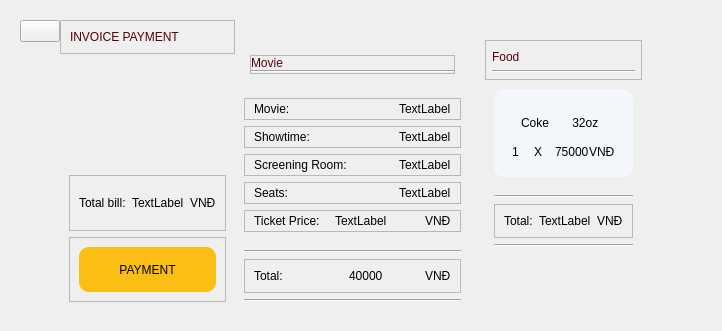
     <widget class="QWidget" name="pageHoaDon">
      <layout class="QGridLayout" name="gridLayout_3">
       <item row="0" column="0">
        <widget class="QWidget" name="widget_101" native="true">
         <layout class="QHBoxLayout" name="horizontalLayout_27">
          <property name="spacing">
           <number>0</number>
          </property>
          <item alignment="Qt::AlignLeft|Qt::AlignTop">
           <widget class="QWidget" name="widget_102" native="true">
            <layout class="QGridLayout" name="gridLayout_4">
             <property name="leftMargin">
              <number>0</number>
             </property>
             <property name="topMargin">
              <number>0</number>
             </property>
             <property name="rightMargin">
              <number>0</number>
             </property>
             <property name="bottomMargin">
              <number>0</number>
             </property>
             <property name="spacing">
              <number>0</number>
             </property>
             <item row="0" column="0">
              <widget class="QPushButton" name="pushButton_BackProductCatalog">
               <property name="text">
                <string/>
               </property>
               <property name="icon">
                <iconset resource="../../utils/resources.qrc">
                 <normaloff>:/RedIcons/images/icons/RedIcons/arrow-left_ic.svg</normaloff>:/RedIcons/images/icons/RedIcons/arrow-left_ic.svg</iconset>
               </property>
               <property name="iconSize">
                <size>
                 <width>32</width>
                 <height>32</height>
                </size>
               </property>
              </widget>
             </item>
            </layout>
           </widget>
          </item>
          <item alignment="Qt::AlignLeft">
           <widget class="QWidget" name="widget_105" native="true">
            <layout class="QVBoxLayout" name="verticalLayout_120">
             <property name="spacing">
              <number>0</number>
             </property>
             <property name="leftMargin">
              <number>0</number>
             </property>
             <property name="topMargin">
              <number>0</number>
             </property>
             <property name="rightMargin">
              <number>0</number>
             </property>
             <property name="bottomMargin">
              <number>0</number>
             </property>
             <item alignment="Qt::AlignTop">
              <widget class="QWidget" name="widget_106" native="true">
               <layout class="QVBoxLayout" name="verticalLayout_121">
                <property name="spacing">
                 <number>0</number>
                </property>
                <property name="leftMargin">
                 <number>0</number>
                </property>
                <property name="topMargin">
                 <number>0</number>
                </property>
                <property name="rightMargin">
                 <number>0</number>
                </property>
                <property name="bottomMargin">
                 <number>0</number>
                </property>
                <item alignment="Qt::AlignTop">
                 <widget class="QFrame" name="frame_19">
                  <property name="frameShape">
                   <enum>QFrame::StyledPanel</enum>
                  </property>
                  <property name="frameShadow">
                   <enum>QFrame::Raised</enum>
                  </property>
                  <layout class="QVBoxLayout" name="verticalLayout_122">
                   <item alignment="Qt::AlignTop">
                    <widget class="QLabel" name="label_4">
                     <property name="styleSheet">
                      <string notr="true">font: 87 18pt &quot;Segoe UI Black&quot;;
	color: rgb(86, 0, 8);</string>
                     </property>
                     <property name="text">
                      <string>INVOICE PAYMENT</string>
                     </property>
                    </widget>
                   </item>
                  </layout>
                 </widget>
                </item>
               </layout>
              </widget>
             </item>
             <item>
              <widget class="QWidget" name="widget_107" native="true">
               <layout class="QVBoxLayout" name="verticalLayout_123">
                <item>
                 <widget class="QFrame" name="frame_20">
                  <property name="frameShape">
                   <enum>QFrame::StyledPanel</enum>
                  </property>
                  <property name="frameShadow">
                   <enum>QFrame::Raised</enum>
                  </property>
                  <layout class="QHBoxLayout" name="horizontalLayout_73">
                   <item>
                    <widget class="QLabel" name="label_23">
                     <property name="styleSheet">
                      <string notr="true">font: 87 14pt &quot;Segoe UI Black&quot;;
color: rgb(0, 0, 0);</string>
                     </property>
                     <property name="text">
                      <string>Total bill:</string>
                     </property>
                    </widget>
                   </item>
                   <item alignment="Qt::AlignHCenter">
                    <widget class="QLabel" name="label_TotalBill">
                     <property name="styleSheet">
                      <string notr="true">font: 75 bold 10pt &quot;MS Shell Dlg 2&quot;;</string>
                     </property>
                     <property name="text">
                      <string>TextLabel</string>
                     </property>
                    </widget>
                   </item>
                   <item alignment="Qt::AlignRight">
                    <widget class="QLabel" name="label_128">
                     <property name="text">
                      <string>VNĐ</string>
                     </property>
                    </widget>
                   </item>
                  </layout>
                 </widget>
                </item>
                <item alignment="Qt::AlignTop">
                 <widget class="QFrame" name="frame_21">
                  <property name="frameShape">
                   <enum>QFrame::StyledPanel</enum>
                  </property>
                  <property name="frameShadow">
                   <enum>QFrame::Raised</enum>
                  </property>
                  <layout class="QVBoxLayout" name="verticalLayout_125">
                   <item alignment="Qt::AlignTop">
                    <widget class="QPushButton" name="pushButtonPayment">
                     <property name="minimumSize">
                      <size>
                       <width>0</width>
                       <height>45</height>
                      </size>
                     </property>
                     <property name="styleSheet">
                      <string notr="true">font: 87 16pt &quot;Segoe UI Black&quot;;
color: rgb(0, 0, 0);
background-color: rgb(251, 190, 20);
border-radius: 10px;</string>
                     </property>
                     <property name="text">
                      <string>PAYMENT</string>
                     </property>
                    </widget>
                   </item>
                  </layout>
                 </widget>
                </item>
               </layout>
              </widget>
             </item>
            </layout>
           </widget>
          </item>
          <item alignment="Qt::AlignTop">
           <widget class="QWidget" name="widget_103" native="true">
            <property name="minimumSize">
             <size>
              <width>250</width>
              <height>0</height>
             </size>
            </property>
            <property name="maximumSize">
             <size>
              <width>200</width>
              <height>16777215</height>
             </size>
            </property>
            <layout class="QVBoxLayout" name="verticalLayout_29">
             <property name="spacing">
              <number>0</number>
             </property>
             <property name="leftMargin">
              <number>0</number>
             </property>
             <property name="topMargin">
              <number>15</number>
             </property>
             <property name="rightMargin">
              <number>15</number>
             </property>
             <property name="bottomMargin">
              <number>0</number>
             </property>
             <item alignment="Qt::AlignTop">
              <widget class="QWidget" name="widget_108" native="true">
               <layout class="QVBoxLayout" name="verticalLayout_127">
                <property name="leftMargin">
                 <number>15</number>
                </property>
                <property name="topMargin">
                 <number>20</number>
                </property>
                <property name="rightMargin">
                 <number>15</number>
                </property>
                <property name="bottomMargin">
                 <number>15</number>
                </property>
                <item>
                 <widget class="QFrame" name="frame_26">
                  <property name="frameShape">
                   <enum>QFrame::StyledPanel</enum>
                  </property>
                  <property name="frameShadow">
                   <enum>QFrame::Raised</enum>
                  </property>
                  <layout class="QVBoxLayout" name="verticalLayout_124">
                   <property name="spacing">
                    <number>0</number>
                   </property>
                   <property name="leftMargin">
                    <number>0</number>
                   </property>
                   <property name="topMargin">
                    <number>0</number>
                   </property>
                   <property name="rightMargin">
                    <number>0</number>
                   </property>
                   <property name="bottomMargin">
                    <number>0</number>
                   </property>
                   <item>
                    <widget class="QLabel" name="label_25">
                     <property name="styleSheet">
                      <string notr="true">font: 87 16pt &quot;Segoe UI Black&quot;;
	color: rgb(86, 0, 8);</string>
                     </property>
                     <property name="text">
                      <string>Movie</string>
                     </property>
                    </widget>
                   </item>
                   <item>
                    <widget class="Line" name="line_3">
                     <property name="orientation">
                      <enum>Qt::Horizontal</enum>
                     </property>
                    </widget>
                   </item>
                  </layout>
                 </widget>
                </item>
               </layout>
              </widget>
             </item>
             <item>
              <widget class="QWidget" name="widget_109" native="true">
               <layout class="QVBoxLayout" name="verticalLayout_17">
                <item>
                 <widget class="QFrame" name="frame_27">
                  <property name="frameShape">
                   <enum>QFrame::StyledPanel</enum>
                  </property>
                  <property name="frameShadow">
                   <enum>QFrame::Raised</enum>
                  </property>
                  <layout class="QHBoxLayout" name="horizontalLayout_67">
                   <property name="spacing">
                    <number>3</number>
                   </property>
                   <property name="topMargin">
                    <number>3</number>
                   </property>
                   <property name="bottomMargin">
                    <number>3</number>
                   </property>
                   <item alignment="Qt::AlignLeft">
                    <widget class="QLabel" name="label_26">
                     <property name="styleSheet">
                      <string notr="true">font: 75  10pt &quot;Segoe UI Variable Display&quot;;</string>
                     </property>
                     <property name="text">
                      <string>Movie:</string>
                     </property>
                    </widget>
                   </item>
                   <item alignment="Qt::AlignRight">
                    <widget class="QLabel" name="label_MovieName_2">
                     <property name="styleSheet">
                      <string notr="true">font: 75 bold 10pt &quot;MS Shell Dlg 2&quot;;</string>
                     </property>
                     <property name="text">
                      <string>TextLabel</string>
                     </property>
                    </widget>
                   </item>
                  </layout>
                 </widget>
                </item>
                <item>
                 <widget class="QFrame" name="frame_28">
                  <property name="frameShape">
                   <enum>QFrame::StyledPanel</enum>
                  </property>
                  <property name="frameShadow">
                   <enum>QFrame::Raised</enum>
                  </property>
                  <layout class="QHBoxLayout" name="horizontalLayout_68">
                   <property name="spacing">
                    <number>3</number>
                   </property>
                   <property name="topMargin">
                    <number>3</number>
                   </property>
                   <property name="bottomMargin">
                    <number>3</number>
                   </property>
                   <item alignment="Qt::AlignLeft">
                    <widget class="QLabel" name="label_27">
                     <property name="styleSheet">
                      <string notr="true">font: 75  10pt &quot;Segoe UI Variable Display&quot;;</string>
                     </property>
                     <property name="text">
                      <string>Showtime:</string>
                     </property>
                    </widget>
                   </item>
                   <item alignment="Qt::AlignRight">
                    <widget class="QLabel" name="label_Showtime_2">
                     <property name="styleSheet">
                      <string notr="true">font: 75 bold 10pt &quot;MS Shell Dlg 2&quot;;</string>
                     </property>
                     <property name="text">
                      <string>TextLabel</string>
                     </property>
                    </widget>
                   </item>
                  </layout>
                 </widget>
                </item>
                <item>
                 <widget class="QFrame" name="frame_81">
                  <property name="frameShape">
                   <enum>QFrame::StyledPanel</enum>
                  </property>
                  <property name="frameShadow">
                   <enum>QFrame::Raised</enum>
                  </property>
                  <layout class="QHBoxLayout" name="horizontalLayout_69">
                   <property name="spacing">
                    <number>3</number>
                   </property>
                   <property name="topMargin">
                    <number>3</number>
                   </property>
                   <property name="bottomMargin">
                    <number>3</number>
                   </property>
                   <item alignment="Qt::AlignLeft">
                    <widget class="QLabel" name="label_34">
                     <property name="styleSheet">
                      <string notr="true">font: 75  10pt &quot;Segoe UI Variable Display&quot;;</string>
                     </property>
                     <property name="text">
                      <string>Screening Room:</string>
                     </property>
                    </widget>
                   </item>
                   <item alignment="Qt::AlignRight">
                    <widget class="QLabel" name="label_ScreenRoom_2">
                     <property name="styleSheet">
                      <string notr="true">font: 75 bold 10pt &quot;MS Shell Dlg 2&quot;;</string>
                     </property>
                     <property name="text">
                      <string>TextLabel</string>
                     </property>
                    </widget>
                   </item>
                  </layout>
                 </widget>
                </item>
                <item>
                 <widget class="QFrame" name="frame_82">
                  <property name="frameShape">
                   <enum>QFrame::StyledPanel</enum>
                  </property>
                  <property name="frameShadow">
                   <enum>QFrame::Raised</enum>
                  </property>
                  <layout class="QHBoxLayout" name="horizontalLayout_70">
                   <property name="spacing">
                    <number>3</number>
                   </property>
                   <property name="topMargin">
                    <number>3</number>
                   </property>
                   <property name="bottomMargin">
                    <number>3</number>
                   </property>
                   <item alignment="Qt::AlignLeft">
                    <widget class="QLabel" name="label_35">
                     <property name="styleSheet">
                      <string notr="true">font: 75  10pt &quot;Segoe UI Variable Display&quot;;</string>
                     </property>
                     <property name="text">
                      <string>Seats:</string>
                     </property>
                    </widget>
                   </item>
                   <item alignment="Qt::AlignRight">
                    <widget class="QLabel" name="label_Seats_2">
                     <property name="styleSheet">
                      <string notr="true">font: 75 bold 10pt &quot;MS Shell Dlg 2&quot;;</string>
                     </property>
                     <property name="text">
                      <string>TextLabel</string>
                     </property>
                    </widget>
                   </item>
                  </layout>
                 </widget>
                </item>
                <item>
                 <widget class="QFrame" name="frame_83">
                  <property name="frameShape">
                   <enum>QFrame::StyledPanel</enum>
                  </property>
                  <property name="frameShadow">
                   <enum>QFrame::Raised</enum>
                  </property>
                  <layout class="QHBoxLayout" name="horizontalLayout_71">
                   <property name="spacing">
                    <number>3</number>
                   </property>
                   <property name="topMargin">
                    <number>3</number>
                   </property>
                   <property name="bottomMargin">
                    <number>3</number>
                   </property>
                   <item alignment="Qt::AlignLeft">
                    <widget class="QLabel" name="label_36">
                     <property name="styleSheet">
                      <string notr="true">font: 75  10pt &quot;Segoe UI Variable Display&quot;;</string>
                     </property>
                     <property name="text">
                      <string>Ticket Price: </string>
                     </property>
                    </widget>
                   </item>
                   <item alignment="Qt::AlignRight">
                    <widget class="QLabel" name="label_Price_2">
                     <property name="styleSheet">
                      <string notr="true">font: 75 bold 10pt &quot;MS Shell Dlg 2&quot;;</string>
                     </property>
                     <property name="text">
                      <string>TextLabel</string>
                     </property>
                    </widget>
                   </item>
                   <item alignment="Qt::AlignRight">
                    <widget class="QLabel" name="label_37">
                     <property name="styleSheet">
                      <string notr="true">font: 75  10pt &quot;Segoe UI Variable Display&quot;;</string>
                     </property>
                     <property name="text">
                      <string>VNĐ</string>
                     </property>
                    </widget>
                   </item>
                  </layout>
                 </widget>
                </item>
               </layout>
              </widget>
             </item>
             <item>
              <widget class="QWidget" name="widget_110" native="true">
               <property name="minimumSize">
                <size>
                 <width>0</width>
                 <height>70</height>
                </size>
               </property>
               <property name="maximumSize">
                <size>
                 <width>16777215</width>
                 <height>70</height>
                </size>
               </property>
               <layout class="QVBoxLayout" name="verticalLayout_128">
                <item>
                 <widget class="Line" name="line_4">
                  <property name="orientation">
                   <enum>Qt::Horizontal</enum>
                  </property>
                 </widget>
                </item>
                <item>
                 <widget class="QFrame" name="frame_84">
                  <property name="frameShape">
                   <enum>QFrame::StyledPanel</enum>
                  </property>
                  <property name="frameShadow">
                   <enum>QFrame::Raised</enum>
                  </property>
                  <layout class="QHBoxLayout" name="horizontalLayout_75">
                   <item>
                    <widget class="QLabel" name="label_38">
                     <property name="styleSheet">
                      <string notr="true">font: 75  10pt &quot;Segoe UI Variable Display&quot;;</string>
                     </property>
                     <property name="text">
                      <string>Total:</string>
                     </property>
                    </widget>
                   </item>
                   <item alignment="Qt::AlignRight">
                    <widget class="QLabel" name="label_BillMovie">
                     <property name="styleSheet">
                      <string notr="true">font: 75 bold 10pt &quot;MS Shell Dlg 2&quot;;</string>
                     </property>
                     <property name="text">
                      <string>40000</string>
                     </property>
                    </widget>
                   </item>
                   <item alignment="Qt::AlignRight">
                    <widget class="QLabel" name="label_117">
                     <property name="styleSheet">
                      <string notr="true">font: 75  10pt &quot;Segoe UI Variable Display&quot;;</string>
                     </property>
                     <property name="text">
                      <string>VNĐ</string>
                     </property>
                    </widget>
                   </item>
                  </layout>
                 </widget>
                </item>
                <item>
                 <widget class="Line" name="line_5">
                  <property name="orientation">
                   <enum>Qt::Horizontal</enum>
                  </property>
                 </widget>
                </item>
               </layout>
              </widget>
             </item>
            </layout>
           </widget>
          </item>
          <item alignment="Qt::AlignTop">
           <widget class="QWidget" name="widget_104" native="true">
            <layout class="QVBoxLayout" name="verticalLayout_71">
             <property name="spacing">
              <number>0</number>
             </property>
             <property name="leftMargin">
              <number>0</number>
             </property>
             <property name="topMargin">
              <number>20</number>
             </property>
             <property name="rightMargin">
              <number>20</number>
             </property>
             <property name="bottomMargin">
              <number>0</number>
             </property>
             <item alignment="Qt::AlignTop">
              <widget class="QFrame" name="frame_85">
               <property name="frameShape">
                <enum>QFrame::StyledPanel</enum>
               </property>
               <property name="frameShadow">
                <enum>QFrame::Raised</enum>
               </property>
               <layout class="QVBoxLayout" name="verticalLayout_126">
                <property name="spacing">
                 <number>6</number>
                </property>
                <property name="leftMargin">
                 <number>6</number>
                </property>
                <property name="topMargin">
                 <number>9</number>
                </property>
                <property name="rightMargin">
                 <number>6</number>
                </property>
                <property name="bottomMargin">
                 <number>6</number>
                </property>
                <item>
                 <widget class="QLabel" name="label_119">
                  <property name="styleSheet">
                   <string notr="true">font: 87 16pt &quot;Segoe UI Black&quot;;
	color: rgb(86, 0, 8);</string>
                  </property>
                  <property name="text">
                   <string>Food</string>
                  </property>
                 </widget>
                </item>
                <item>
                 <widget class="Line" name="line_6">
                  <property name="orientation">
                   <enum>Qt::Horizontal</enum>
                  </property>
                 </widget>
                </item>
               </layout>
              </widget>
             </item>
             <item>
              <widget class="QWidget" name="widget_111" native="true">
               <layout class="QGridLayout" name="gridLayout_5">
                <item row="0" column="0">
                 <layout class="QHBoxLayout" name="horizontalLayout_72">
                  <item>
                   <widget class="QWidget" name="widget_112" native="true">
                    <property name="styleSheet">
                     <string notr="true">background-color: rgb(243, 246, 250);
	border-radius: 10px;</string>
                    </property>
                    <layout class="QVBoxLayout" name="verticalLayout_28">
                     <item>
                      <widget class="QFrame" name="frame_87">
                       <property name="frameShape">
                        <enum>QFrame::StyledPanel</enum>
                       </property>
                       <property name="frameShadow">
                        <enum>QFrame::Raised</enum>
                       </property>
                       <layout class="QVBoxLayout" name="verticalLayout_27">
                        <item>
                         <widget class="QFrame" name="frame_86">
                          <property name="frameShape">
                           <enum>QFrame::StyledPanel</enum>
                          </property>
                          <property name="frameShadow">
                           <enum>QFrame::Raised</enum>
                          </property>
                          <layout class="QVBoxLayout" name="verticalLayout_26">
                           <item>
                            <widget class="QLabel" name="label_120">
                             <property name="styleSheet">
                              <string notr="true">font: 75  12pt &quot;Segoe UI Variable Display&quot;;</string>
                             </property>
                             <property name="text">
                              <string>Coke       32oz</string>
                             </property>
                            </widget>
                           </item>
                          </layout>
                         </widget>
                        </item>
                        <item>
                         <widget class="QFrame" name="frame_88">
                          <property name="frameShape">
                           <enum>QFrame::StyledPanel</enum>
                          </property>
                          <property name="frameShadow">
                           <enum>QFrame::Raised</enum>
                          </property>
                          <layout class="QHBoxLayout" name="horizontalLayout_74">
                           <property name="spacing">
                            <number>0</number>
                           </property>
                           <property name="leftMargin">
                            <number>0</number>
                           </property>
                           <property name="topMargin">
                            <number>0</number>
                           </property>
                           <property name="rightMargin">
                            <number>0</number>
                           </property>
                           <property name="bottomMargin">
                            <number>0</number>
                           </property>
                           <item>
                            <widget class="QLabel" name="label_124">
                             <property name="styleSheet">
                              <string notr="true">font: 10pt &quot;MS Shell Dlg 2&quot;;</string>
                             </property>
                             <property name="text">
                              <string>1</string>
                             </property>
                            </widget>
                           </item>
                           <item>
                            <widget class="QLabel" name="label_123">
                             <property name="text">
                              <string>X</string>
                             </property>
                            </widget>
                           </item>
                           <item alignment="Qt::AlignRight">
                            <widget class="QLabel" name="label_121">
                             <property name="styleSheet">
                              <string notr="true">font: 75 bold 10pt &quot;MS Shell Dlg 2&quot;;</string>
                             </property>
                             <property name="text">
                              <string>75000</string>
                             </property>
                            </widget>
                           </item>
                           <item alignment="Qt::AlignRight">
                            <widget class="QLabel" name="label_122">
                             <property name="text">
                              <string>VNĐ</string>
                             </property>
                            </widget>
                           </item>
                          </layout>
                         </widget>
                        </item>
                       </layout>
                      </widget>
                     </item>
                    </layout>
                   </widget>
                  </item>
                 </layout>
                </item>
               </layout>
              </widget>
             </item>
             <item>
              <widget class="QWidget" name="widget_113" native="true">
               <layout class="QVBoxLayout" name="verticalLayout_129">
                <item>
                 <widget class="Line" name="line_7">
                  <property name="orientation">
                   <enum>Qt::Horizontal</enum>
                  </property>
                 </widget>
                </item>
                <item>
                 <widget class="QFrame" name="frame_89">
                  <property name="frameShape">
                   <enum>QFrame::StyledPanel</enum>
                  </property>
                  <property name="frameShadow">
                   <enum>QFrame::Raised</enum>
                  </property>
                  <layout class="QHBoxLayout" name="horizontalLayout_76">
                   <item>
                    <widget class="QLabel" name="label_125">
                     <property name="text">
                      <string>Total:</string>
                     </property>
                    </widget>
                   </item>
                   <item>
                    <widget class="QLabel" name="label_BillFood">
                     <property name="styleSheet">
                      <string notr="true">font: 75 bold 10pt &quot;MS Shell Dlg 2&quot;;</string>
                     </property>
                     <property name="text">
                      <string>TextLabel</string>
                     </property>
                    </widget>
                   </item>
                   <item>
                    <widget class="QLabel" name="label_126">
                     <property name="styleSheet">
                      <string notr="true">font: 75  10pt &quot;Segoe UI Variable Display&quot;;</string>
                     </property>
                     <property name="text">
                      <string>VNĐ</string>
                     </property>
                    </widget>
                   </item>
                  </layout>
                 </widget>
                </item>
                <item>
                 <widget class="Line" name="line_8">
                  <property name="orientation">
                   <enum>Qt::Horizontal</enum>
                  </property>
                 </widget>
                </item>
               </layout>
              </widget>
             </item>
            </layout>
           </widget>
          </item>
         </layout>
        </widget>
       </item>
       <item row="0" column="1">
        <spacer name="horizontalSpacer_2">
         <property name="orientation">
          <enum>Qt::Horizontal</enum>
         </property>
         <property name="sizeHint" stdset="0">
          <size>
           <width>40</width>
           <height>20</height>
          </size>
         </property>
        </spacer>
       </item>
      </layout>
     </widget>
